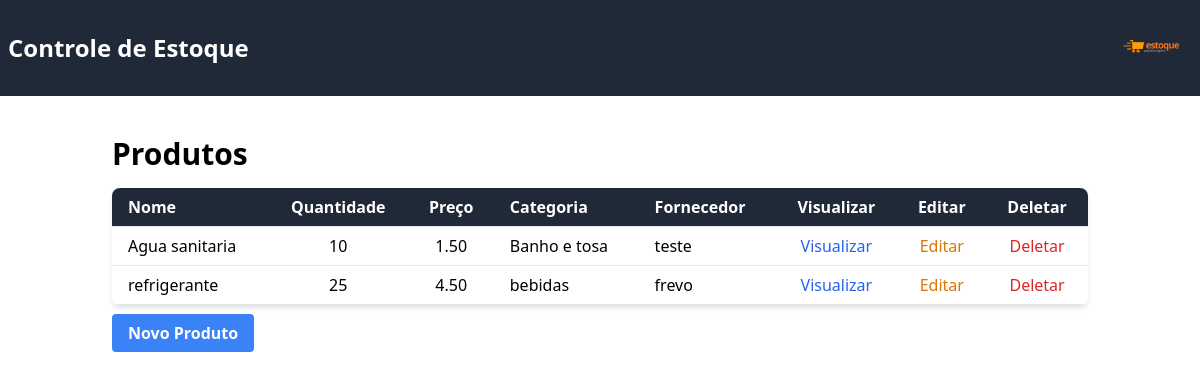
Page /produtos/ on the earlier database version.
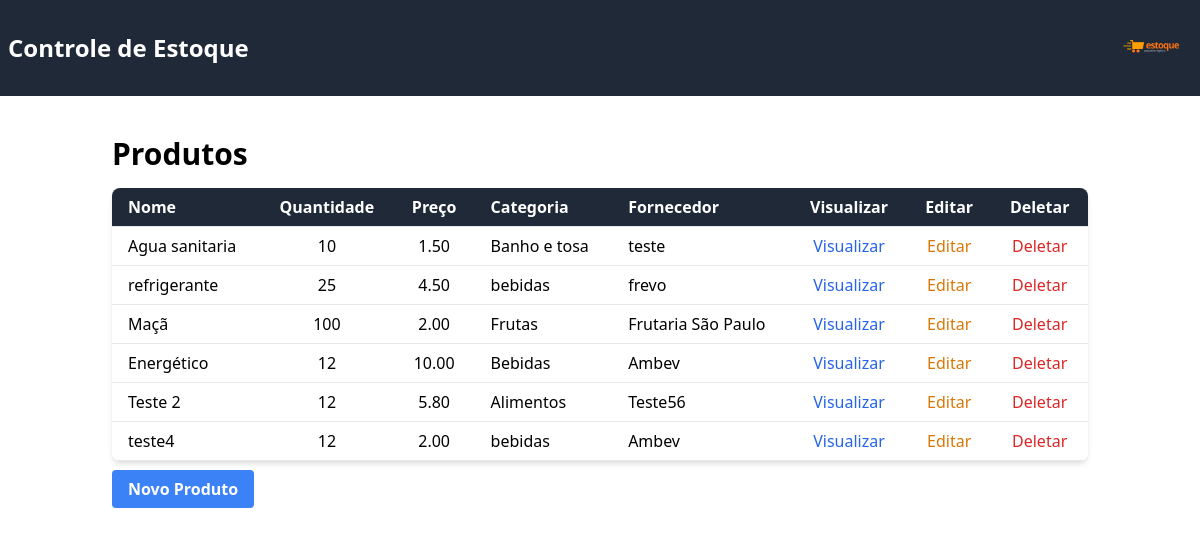
Same page on the later database version.
### produtos/models.py (models this page shows, shortened)
class Produto(models.Model):
    name = models.CharField(max_length=200)
    quantidade = models.IntegerField()
    preco = models.DecimalField(max_digits=10, decimal_places=2, default=0.0)
    categoria = models.CharField(max_length=100, default="")
    fornecedor = models.CharField(max_length=100, default="")

### produtos/views.py (the view)
# urls.py: path('', lambda request: redirect('produto_list'))
def produto_list(request, template_name='produtos/produto_list.html'):
    produto = Produto.objects.all()
    data = {}
    data['object_list'] = produto
    return render(request, template_name, data)

### produtos/templates/produtos/produto_list.html (shortened to what this page needs)
{% load static %}
<link href="https://cdn.jsdelivr.net/npm/tailwindcss@2.2.19/dist/tailwind.min.css" rel="stylesheet">
<header class="bg-gray-800 text-white flex justify-between items-center p-2">
    <h1 class="text-2xl font-bold">Controle de Estoque</h1>
    <img src="{% static 'img/logo1.png' %}" alt="Logo" class="h-20">
</header>
<div class="container mx-auto p-6 mt-4">
    <h2 class="text-3xl font-bold mb-4">Produtos</h2>
    <div class="overflow-x-auto bg-white shadow-md rounded-lg">
        <table class="min-w-full bg-white">
            <thead class="bg-gray-800 text-white">
                <tr>
                    <th class="py-2 px-4 border-b text-left">Nome</th>
                    <th class="py-2 px-4 border-b text-center">Quantidade</th>
                    <th class="py-2 px-4 border-b text-center">Preço</th>
                    <th class="py-2 px-4 border-b text-left">Categoria</th>
                    <th class="py-2 px-4 border-b text-left">Fornecedor</th>
                    <th class="py-2 px-4 border-b text-center">Visualizar</th>
                    <th class="py-2 px-4 border-b text-center">Editar</th>
                    <th class="py-2 px-4 border-b text-center">Deletar</th>
                </tr>
            </thead>
            <tbody>
                {% for produto in object_list %}
                <tr class="hover:bg-gray-100">
                    <td class="py-2 px-4 border-b text-left">{{ produto.name }}</td>
                    <td class="py-2 px-4 border-b text-center">{{ produto.quantidade }}</td>
                    <td class="py-2 px-4 border-b text-center">{{ produto.preco }}</td>
                    <td class="py-2 px-4 border-b text-left">{{ produto.categoria }}</td>
                    <td class="py-2 px-4 border-b text-left">{{ produto.fornecedor }}</td>
                    <td class="py-2 px-4 border-b text-center">
                        <a href="{% url 'produto_view' produto.id %}" class="text-blue-600 hover:underline">Visualizar</a>
                    </td>
                    <td class="py-2 px-4 border-b text-center">
                        <a href="{% url 'produto_edit' produto.id %}" class="text-yellow-600 hover:underline">Editar</a>
                    </td>
                    <td class="py-2 px-4 border-b text-center">
                        <a href="{% url 'produto_delete' produto.id %}" class="text-red-600 hover:underline">Deletar</a>
                    </td>
                </tr>
                {% endfor %}
            </tbody>
        </table>
    </div>
    <div class="mt-4">
        <a href="{% url 'produto_new' %}" class="bg-blue-500 text-white font-bold py-2 px-4 rounded hover:bg-blue-600">Novo Produto</a>
    </div>
</div>

Differences in the rows shown:
added Produto: name "Maçã", quantidade "100", preco "2.00", categoria "Frutas", fornecedor "Frutaria São Paulo"
added Produto: name "Energético", quantidade "12", preco "10.00", categoria "Bebidas", fornecedor "Ambev"
added Produto: name "Teste 2", quantidade "12", preco "5.80", categoria "Alimentos", fornecedor "Teste56"
added Produto: name "teste4", quantidade "12", preco "2.00", categoria "bebidas", fornecedor "Ambev"
